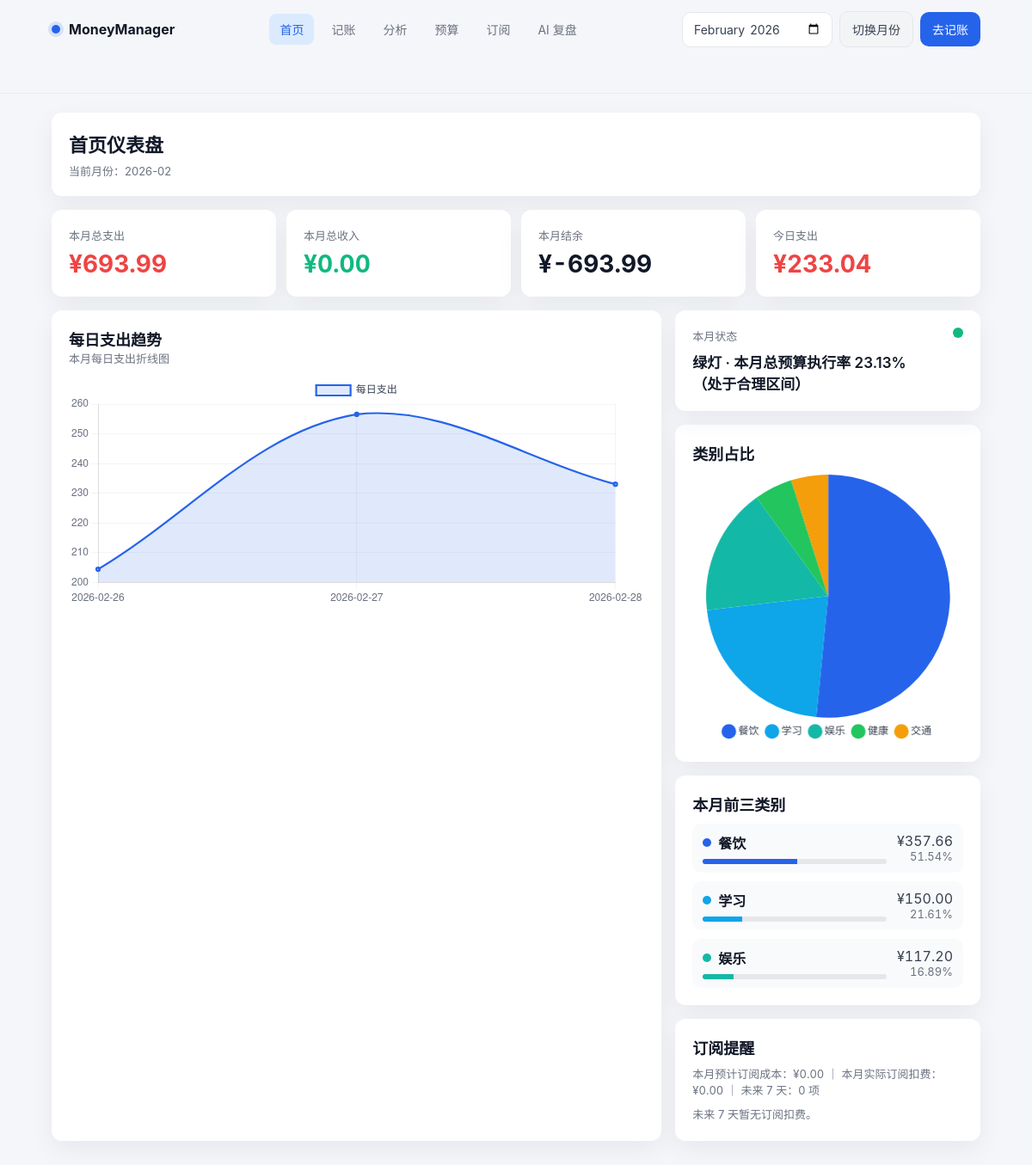
The page / on the database its author committed.
### tables this page shows
CREATE TABLE transactions (
                id INTEGER PRIMARY KEY AUTOINCREMENT,
                amount REAL NOT NULL,
                type TEXT CHECK(type IN ('income', 'expense')) NOT NULL,
                date TEXT NOT NULL,
                category_main TEXT NOT NULL,
                category_sub TEXT,
                tags TEXT,
                payment_method TEXT CHECK(payment_method IN ('wechat', 'alipay_family', 'bank')),
                note TEXT,
                created_at TEXT DEFAULT CURRENT_TIMESTAMP
            );

### app.py (the view)
    @app.route("/")
    def index():
        category_palette = ["#2563EB", "#0EA5E9", "#14B8A6", "#22C55E", "#F59E0B", "#EF4444"]
        month = request.args.get("month") or date.today().strftime("%Y-%m")
        dashboard = get_monthly_dashboard_data(month=month)
        monthly_stats = get_monthly_stats(month)
        budget_data = get_budget_execution(month)
        current_month = date.today().strftime("%Y-%m")
        today_expense = get_today_expense() if month == current_month else 0.0
        top_categories = [
            {
                **item,
                "color": category_palette[index % len(category_palette)],
            }
            for index, item in enumerate(monthly_stats.get("category_stats", [])[:3])
        ]
        emotion_light = build_emotion_light(month, monthly_stats.get("total_expense", 0), budget_data)
        subscription_summary = get_subscription_monthly_cost_summary()
        subscription_metrics = get_subscription_monthly_metrics(month)
        subscription_upcoming = get_upcoming_subscriptions(days=7)[:3]
        return render_template(
            "index.html",
            active_page="index",
            month=dashboard["month"],
            summary=dashboard["summary"],
            daily_expense=dashboard["daily_expense"],
            category_share=dashboard["category_share"],
            today_expense=today_expense,
            top_categories=top_categories,
            emotion_light=emotion_light,
            subscription_summary=subscription_summary,
            subscription_metrics=subscription_metrics,
            subscription_upcoming=subscription_upcoming,
        )

### templates/index.html (shortened to what this page needs)
<!doctype html>
<html lang="zh-CN">
  <head>
    <link rel="stylesheet" href="{{ url_for('static', filename='css/app.css') }}" />
  </head>
  <body>
    <header class="top-nav app-shell">
      <div class="top-nav-inner">
        <a class="brand" href="/">
          <span class="brand-dot"></span>
          <span>MoneyManager</span>
        </a>
        <nav class="nav-links">
          <a class="nav-link {{ 'active' if active_page == 'index' else '' }}" href="/">首页</a>
          <a class="nav-link {{ 'active' if active_page == 'add' else '' }}" href="/add">记账</a>
          <a class="nav-link {{ 'active' if active_page == 'analysis' else '' }}" href="/analysis">分析</a>
          <a class="nav-link {{ 'active' if active_page == 'budget' else '' }}" href="/budget">预算</a>
          <a class="nav-link {{ 'active' if active_page == 'subscriptions' else '' }}" href="/subscriptions">订阅</a>
          <a class="nav-link {{ 'active' if active_page == 'ai' else '' }}" href="/ai">AI 复盘</a>
        </nav>
        <div class="nav-actions">
          <form method="get" action="/" class="toolbar">
            <input type="month" name="month" value="{{ month }}" />
            <button class="btn-secondary" type="submit">切换月份</button>
          </form>
          <a class="btn" href="/add">去记账</a>
        </div>
      </div>
    </header>
    <main class="app-shell">
      <div class="page">
        <section class="panel">
          <h1 class="page-title">首页仪表盘</h1>
          <div class="page-subtitle">当前月份：{{ month }}</div>
        </section>
        <section class="kpi-grid">
          <article class="kpi-card">
            <div class="kpi-label">本月总支出</div>
            <div class="kpi-value expense mono">¥{{ '%.2f'|format(summary.total_expense) }}</div>
          </article>
          <article class="kpi-card">
            <div class="kpi-label">本月总收入</div>
            <div class="kpi-value income mono">¥{{ '%.2f'|format(summary.total_income) }}</div>
          </article>
          <article class="kpi-card">
            <div class="kpi-label">本月结余</div>
            <div class="kpi-value mono">¥{{ '%.2f'|format(summary.balance) }}</div>
          </article>
          <article class="kpi-card">
            <div class="kpi-label">今日支出</div>
            <div class="kpi-value expense mono">¥{{ '%.2f'|format(today_expense) }}</div>
          </article>
        </section>
        <section class="layout-main">
          <article class="panel">
            <h2 class="page-title" style="font-size: 18px;">每日支出趋势</h2>
            <div class="small">本月每日支出折线图</div>
            {% if daily_expense %}
            <canvas id="dailyExpenseChart" height="120" style="margin-top: 12px;"></canvas>
            {% else %}
            <div class="helper-text">该月份暂无支出数据。</div>
            {% endif %}
          </article>
          <div class="stack">
            <article class="panel emotion-card">
              <div class="status-dot {{ emotion_light.level }}"></div>
              <div class="kpi-label">本月状态</div>
              <div class="status-text">{{ emotion_light.label }} · {{ emotion_light.reason }}</div>
            </article>
            <article class="panel">
              <h2 class="page-title" style="font-size: 18px;">类别占比</h2>
              {% if category_share %}
              <canvas id="categoryPieChart" height="180" style="margin-top: 12px;"></canvas>
              {% else %}
              <div class="helper-text">该月份暂无类别数据。</div>
              {% endif %}
            </article>
            <article class="panel">
              <h2 class="page-title" style="font-size: 18px;">本月前三类别</h2>
              {% if top_categories %}
              <div class="category-list" style="margin-top: 10px;">
                {% for item in top_categories %}
                <div class="category-item">
                  <div class="category-main">
                    <div class="category-name">
                      <span class="color-dot" style="background: {{ item.color }};"></span>
                      <span>{{ item.name }}</span>
                    </div>
                    <div class="progress">
                      <span style="width: {{ item.ratio }}%; background: {{ item.color }};"></span>
                    </div>
                  </div>
                  <div class="mono" style="text-align: right;">
                    <div>¥{{ '%.2f'|format(item.amount) }}</div>
                    <div class="small">{{ '%.2f'|format(item.ratio) }}%</div>
                  </div>
                </div>
                {% endfor %}
              </div>
              {% else %}
              <div class="helper-text">暂无类别数据。</div>
              {% endif %}
            </article>
            <article class="panel">
              <h2 class="page-title" style="font-size: 18px;">订阅提醒</h2>
              <div class="kpi-label" style="margin-top: 8px;">
                本月预计订阅成本：<span class="mono">¥{{ '%.2f'|format(subscription_metrics.estimated_monthly_cost) }}</span>
                ｜ 本月实际订阅扣费：<span class="mono">¥{{ '%.2f'|format(subscription_metrics.actual_charged_amount) }}</span>
                ｜ 未来 7 天：{{ subscription_summary.upcoming_count }} 项
              </div>
              {% if subscription_upcoming %}
              <div class="category-list" style="margin-top: 10px;">
                {% for item in subscription_upcoming %}
                <div class="category-item">
                  <div class="category-main">
                    <div class="category-name">
                      <span>{{ item.name }}</span>
                    </div>
                    <div class="small">{{ item.next_billing_date }} · {{ item.cycle }}</div>
                  </div>
                  <div class="mono" style="text-align: right;">
                    <div>¥{{ '%.2f'|format(item.amount) }}</div>
                    <div class="small">月折算 ¥{{ '%.2f'|format(item.monthly_cost) }}</div>
                  </div>
                </div>
                {% endfor %}
              </div>
              {% else %}
              <div class="helper-text">未来 7 天暂无订阅扣费。</div>
              {% endif %}
            </article>
          </div>
        </section>
      </div>
    </main>
    <script>
      const dashboardDataElement = document.getElementById("dashboard-data");
      const dashboardData = dashboardDataElement
        ? JSON.parse(dashboardDataElement.textContent)
        : { daily_expense: [], category_share: [] };
      const dailyExpense = dashboardData.daily_expense || [];
      const categoryShare = dashboardData.category_share || [];
      if (dailyExpense.length > 0) {
        const dailyCtx = document.getElementById("dailyExpenseChart");
        new Chart(dailyCtx, {
          type: "line",
          data: {
            labels: dailyExpense.map((item) => item.date),
            datasets: [
              {
                label: "每日支出",
                data: dailyExpense.map((item) => item.amount),
                borderColor: "#2563EB",
                backgroundColor: "rgba(37, 99, 235, 0.14)",
                pointRadius: 2,
                pointHoverRadius: 4,
                borderWidth: 2.2,
                tension: 0.36,
                fill: true,
              },
            ],
          },
          options: {
            responsive: true,
            plugins: {
              legend: { display: true, labels: { color: "#374151" } },
            },
            scales: {
              x: { grid: { color: "rgba(107, 114, 128, 0.08)" }, ticks: { color: "#6B7280" } },
              y: { grid: { color: "rgba(107, 114, 128, 0.08)" }, ticks: { color: "#6B7280" } },
            },
          },
        });
      }
      if (categoryShare.length > 0) {
        const pieCtx = document.getElementById("categoryPieChart");
        new Chart(pieCtx, {
          type: "pie",
          data: {
            labels: categoryShare.map((item) => item.category),
            datasets: [
              {
                data: categoryShare.map((item) => item.amount),
                borderWidth: 0,
                backgroundColor: [
                  "#2563EB",
                  "#0EA5E9",
                  "#14B8A6",
                  "#22C55E",
                  "#F59E0B",
                  "#EF4444",
                  "#8B5CF6",
                  "#64748B",
                ],
              },
            ],
          },
          options: {
            plugins: {
              legend: {
                position: "bottom",
                labels: { color: "#374151", boxWidth: 10, usePointStyle: true, pointStyle: "circle" },
              },
            },
          },
        });
      }
    </script>
  </body>
</html>

### rows shown on the page
transactions: name "餐饮", amount "357.66", ratio "51.54"
transactions: name "学习", amount "150.00", ratio "21.61"
transactions: name "娱乐", amount "117.20", ratio "16.89"

### other values the page prints
{{ month }} "2026-02"
{{ '%.2f'|format(summary.total_expense) }} "693.99"
{{ '%.2f'|format(summary.total_income) }} "0.00"
{{ '%.2f'|format(summary.balance) }} "-693.99"
{{ '%.2f'|format(today_expense) }} "233.04"
{{ emotion_light.label }} "绿灯"
{{ emotion_light.reason }} "本月总预算执行率 23.13%（处于合理区间）"
{{ '%.2f'|format(subscription_metrics.estimated_monthly_cost) }} "0.00"
{{ '%.2f'|format(subscription_metrics.actual_charged_amount) }} "0.00"
{{ subscription_summary.upcoming_count }} "0"
